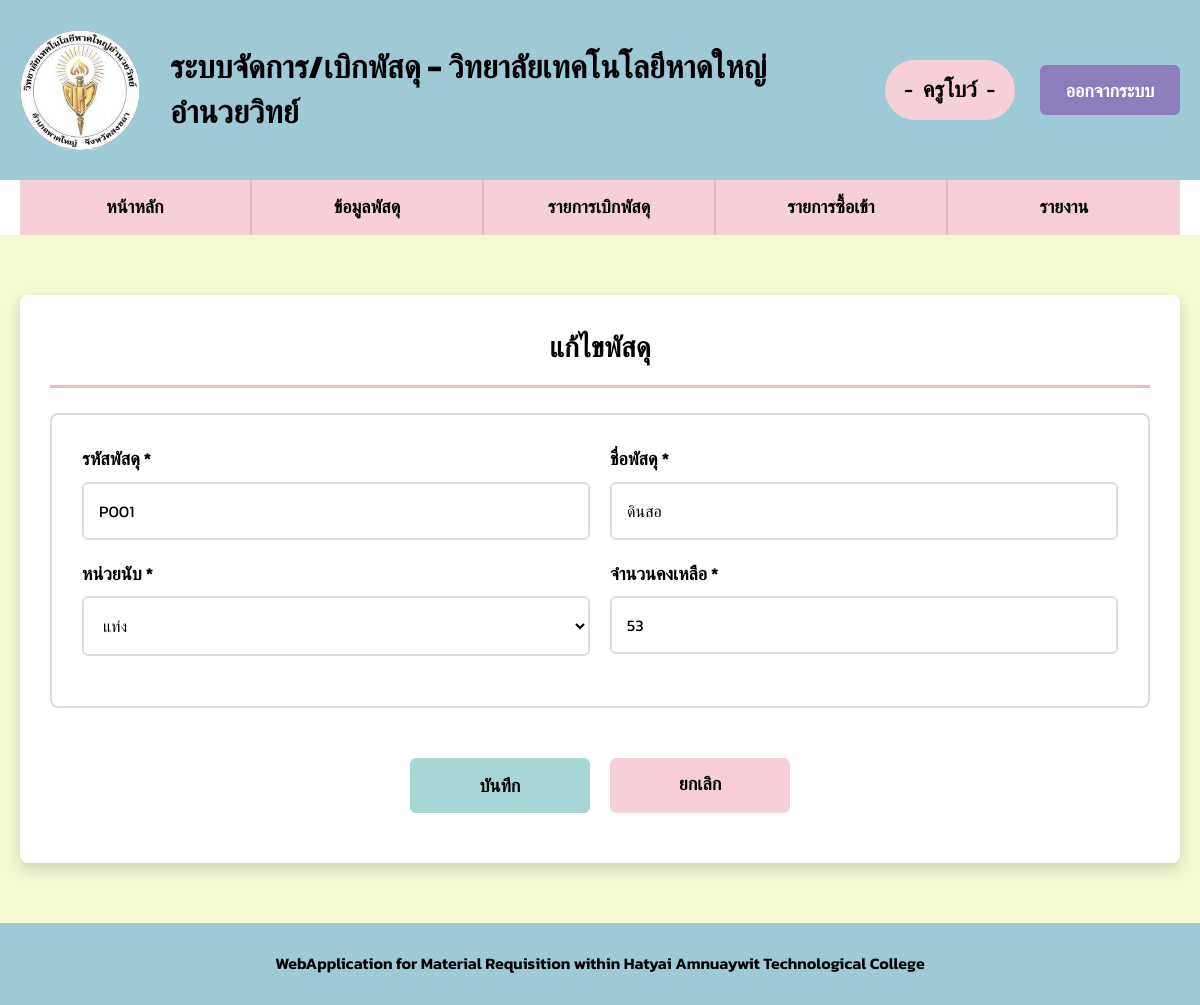
/edit_item.php?item_id=P001 (signed in), run on the app's committed database.
### tables this page shows
CREATE TABLE `item` (
  `Item_ID` varchar(5) NOT NULL COMMENT 'รหัสพัสดุ',
  `Item_Name` varchar(30) NOT NULL COMMENT 'ชื่อพัสดุ',
  `Unit` varchar(20) NOT NULL COMMENT 'หน่วยนับ',
  `Item_Total` int(5) NOT NULL COMMENT 'ยอดคงเหลือ'
);

### edit_item.php (the view, shortened to what this page needs)
<?php
require_once 'config.php';
$item = null;
$units = [
    'อัน',
    'ชิ้น',
    'ใบ',
    'กล่อง',
    'ขวด',
    'แผ่น',
    'เล่ม',
    'คู่',
    'ซอง',
    'กระป๋อง',
    'แท่ง',
    'ม้วน',
    'ด้าม',
    'ก้อน',
    'ตลับ',
    'รีม',
    'ลัง'
];
sort($units);
if (isset($_GET['item_id'])) {
    $item_id = trim($_GET['item_id']);
} elseif (isset($_POST['item_id_old'])) {
    $item_id = trim($_POST['item_id_old']);
} else {
    $item_id = '';
}
if (!empty($item_id)) {
    try {
        $stmt = $conn->prepare("SELECT * FROM item WHERE Item_ID = ?");
        if ($stmt->execute([$item_id])) {
            $item = $stmt->fetch(PDO::FETCH_ASSOC);
        }
    } catch(PDOException $e) {
        error_log("Error fetching item: " . $e->getMessage());
        $error = "เกิดข้อผิดพลาดในการดึงข้อมูลพัสดุ";
    }
} else {
    $error = "ไม่ระบุรหัสพัสดุ กรุณากลับไปเลือกพัสดุที่ต้องการแก้ไข";
}
require_once 'header.php';
?>
<div class="table-container">
    <h2 class="table-title">แก้ไขพัสดุ</h2>
    <?php if ($item): ?>
    <form method="POST" action="edit_item.php">
        <div class="add-form">
            <div class="form-row">
                <div class="form-field">
                    <label for="item_id">รหัสพัสดุ *</label>
                    <input type="text" id="item_id" name="item_id" required
                           pattern="P\d{3}" title="รูปแบบ: P001, P002, ..."
                           value="<?php echo isset($_POST['item_id']) ? htmlspecialchars($_POST['item_id']) : htmlspecialchars($item['Item_ID']); ?>">
                </div>
                <div class="form-field">
                    <label for="item_name">ชื่อพัสดุ *</label>
                    <input type="text" id="item_name" name="item_name" required
                           value="<?php echo isset($_POST['item_name']) ? htmlspecialchars($_POST['item_name']) : htmlspecialchars($item['Item_Name']); ?>">
                </div>
            </div>
            <div class="form-row">
                <div class="form-field">
                    <label for="unit">หน่วยนับ *</label>
                    <select id="unit" name="unit" required class="dropdown-select">
                        <?php foreach ($units as $unit_item): ?>
                            <option value="<?php echo htmlspecialchars($unit_item); ?>"
                                <?php echo ((isset($_POST['unit']) && $_POST['unit'] == $unit_item) || (!isset($_POST['unit']) && $item['Unit'] == $unit_item)) ? 'selected' : ''; ?>>
                                <?php echo htmlspecialchars($unit_item); ?>
                        </option>
                        <?php endforeach; ?>
                    </select>
                </div>
                <div class="form-field">
                    <label for="item_total">จำนวนคงเหลือ *</label>
                    <input type="number" id="item_total" name="item_total" min="0" required
                           value="<?php echo isset($_POST['item_total']) ? htmlspecialchars($_POST['item_total']) : htmlspecialchars($item['Item_Total']); ?>">
                </div>
            </div>
        </div>
        <div class="form-buttons">
            <button type="submit" class="add-form-btn">บันทึก</button>
            <a href="item.php" class="cancel-btn">ยกเลิก</a>
        </div>
    </form>
    <?php endif; ?>
</div>
<?php require_once 'footer.php'; ?>

### style.css (style rules this page uses)
* { margin: 0; padding: 0; box-sizing: border-box; font-family: "Kanit", sans-serif; }
body { background-color: #F4F8D3; color: #000000; display: flex; flex-direction: column; min-height: 100vh; line-height: 1.6; font-size: 16px; }
.add-form-btn { display: inline-block; padding: 12px 30px; background-color: #A6D6D6; color: #000000; border: none; border-radius: 6px; cursor: pointer; font-size: 18px; text-align: center; text-decoration: none; font-weight: 600; min-width: 180px; height: 55px; transition: all 0.3s; }
.cancel-btn { display: inline-block; padding: 12px 30px; background-color: #F7CFD8; color: #000000; border: none; border-radius: 6px; cursor: pointer; font-size: 18px; text-align: center; text-decoration: none; font-weight: 600; min-width: 180px; height: 55px; transition: all 0.3s; }
.form-buttons { display: flex; gap: 20px; justify-content: center; margin-top: 30px; padding: 20px; }
.add-form { background-color: #FFFFFF; padding: 30px; border-radius: 8px; margin-bottom: 20px; border: 2px solid #DDDDDD; text-align: center; max-width: 1400px; margin-left: auto; margin-right: auto; overflow: visible !important; }
.form-row { display: flex; gap: 20px; margin-bottom: 20px; }
.form-field { flex: 1; text-align: left; }
.form-field label { display: block; margin-bottom: 8px; font-weight: 600; color: #000000; font-size: 18px; }
.form-field input, .form-field select, .form-field .dropdown-select { width: 100%; padding: 15px; border: 2px solid #DDDDDD; border-radius: 6px; font-size: 16px; background-color: #FFFFFF; color: #000000; min-height: 50px; }
.table-container { background-color: #FFFFFF; border-radius: 8px; padding: 30px; box-shadow: 0 6px 15px rgba(0,0,0,0.15); width: 100%; max-width: 1600px; margin: 30px auto; overflow-x: visible !important; }
.table-title { text-align: center; margin-bottom: 25px; padding-bottom: 15px; border-bottom: 3px solid #F5BABB; color: #000000; font-size: 28px; font-weight: 700; }
@media (max-width: 1920px) { .table-container { max-width: 1500px; } }

### data on the page
item: item_id "P001", item_name "ดินสอ", unit "แท่ง", item_total "53"

### other printed values
$display_name "ครูโบว์"
